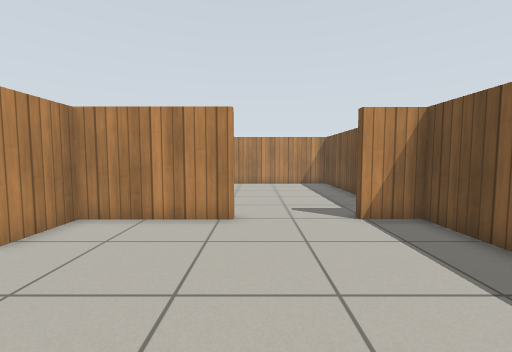
View 1 (above)

14 first-person views from a walk through a world built for the Gazebo simulator. The camera is 0.83 m above the floor, tilts 4° down and sees 90° across. The floor is counted in squares, 0.5 m on a side. Each view is taken from the middle of a square. On the plan, view 1 faces up. The plan holds only what a view shows up to about 14 squares ahead; the rest is blank. Gazebo's built-in surfaces are drawn with simple patterns.

View 2
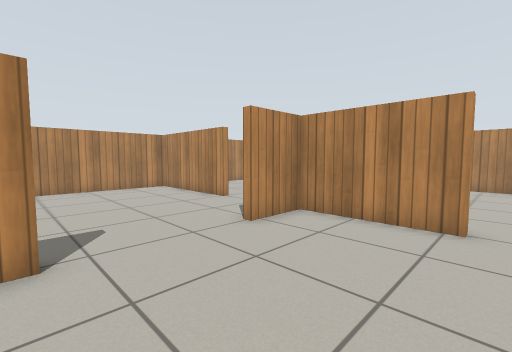

View 3
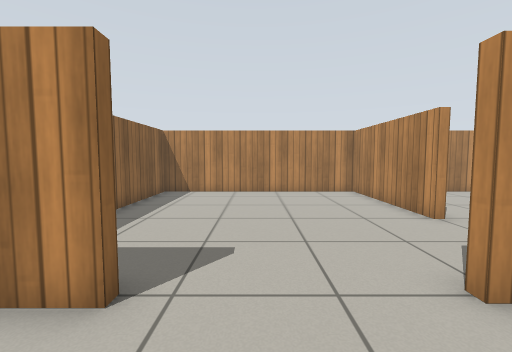

View 4
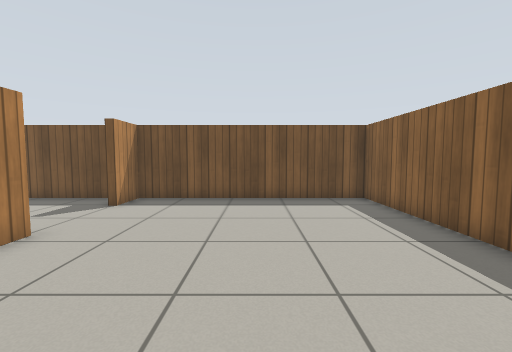

View 5
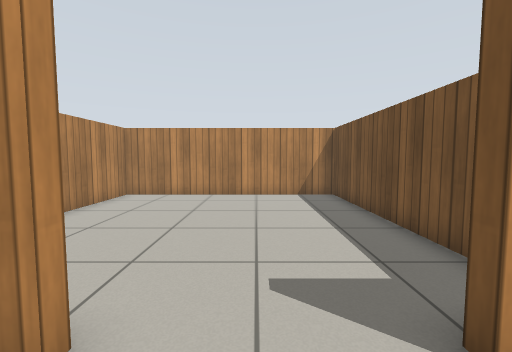

View 6
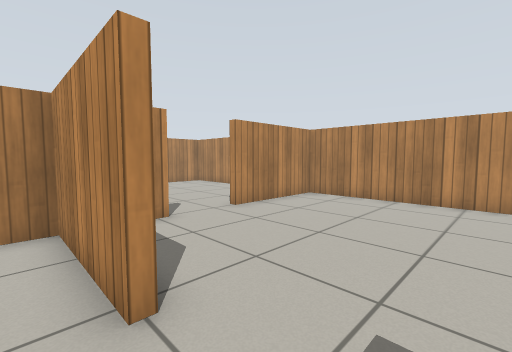

View 7
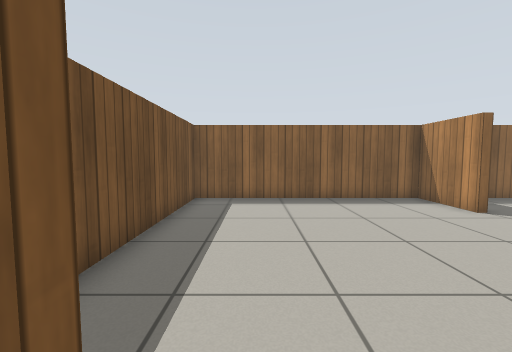

View 8
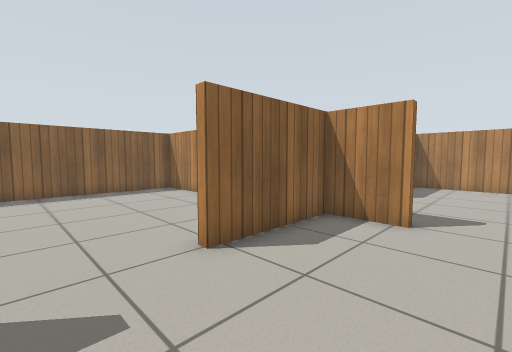

View 9
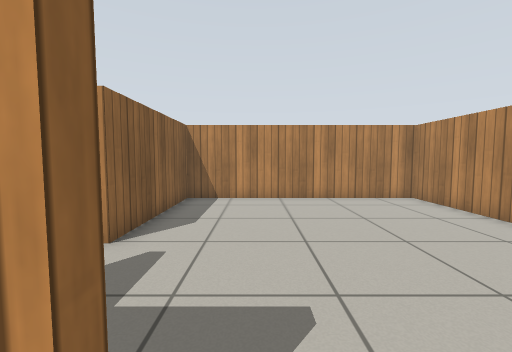

View 10
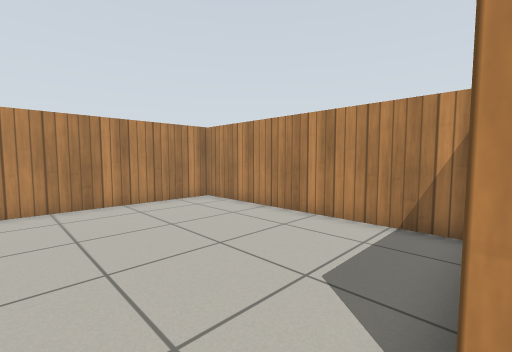

View 11
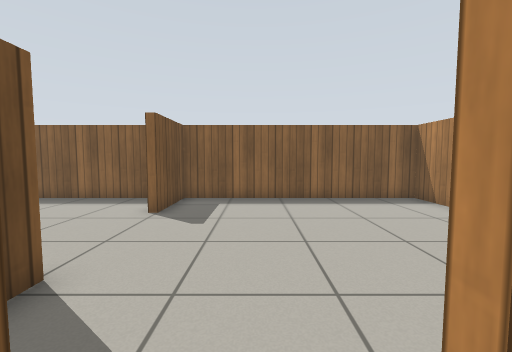

View 12
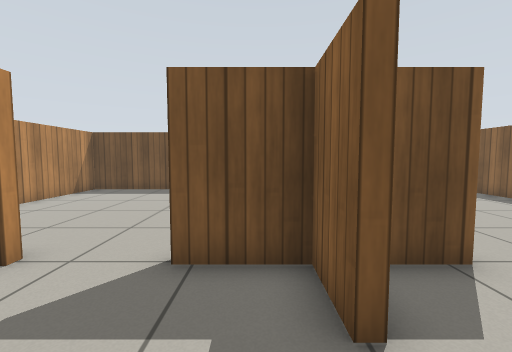

View 13
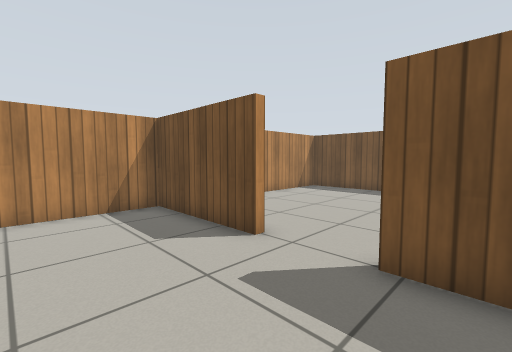

View 14
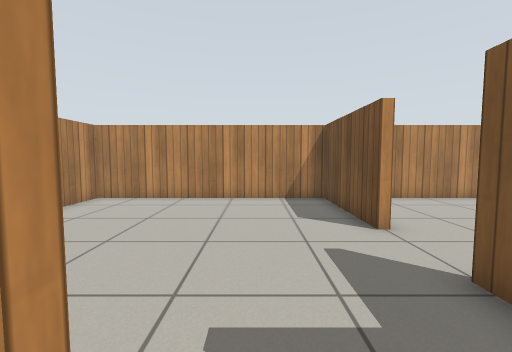

### Floor plan
Points are (right, up) in squares from view 1. A wall is a line through its corners. A room is listed if a view was taken in it or the views show most of it. See-through windows are left out.
Room 1 (views 1, 2, 3, 4, 5, 6, 14)
walls: (-5.1, 4.5) (-5.1, 6); (-4.8, 6.9) (-4.8, 4.6); (-8.9, 6.8) (-14.6, 6.8) (-14.6, -2.5) (-5.1, -2.5) (-5.1, 0.3) (-4.8, 0.3) (-4.8, -2.5) (4.5, -2.5) (4.5, 6.8) (2.8, 6.8); (-0.6, 6.8) (-5.1, 6.8)
ways out: opening at (1, 7) to room 2; opening at (-7.5, 7) to room 3
Room 2 (views 7, 8, 9)
walls: (-4.8, 9.4) (-4.8, 7.1) (-0.6, 7.1) (-0.6, 6.8); (2.8, 6.8) (2.8, 7.2); (4.5, 8.1) (4.5, 16.6) (-4.8, 16.6) (-4.8, 11.9)
ways out: opening at (1, 7) to room 1; opening at (-5, 10.5) to room 3
Room 3 (views 10, 11, 12, 13)
walls: (-4.8, 11.9) (-5.1, 11.9) (-5.1, 16.6) (-14.6, 16.6) (-14.6, 7.1) (-8.9, 7.1) (-8.9, 6.8); (-6.9, 7.1) (-5, 7.1); (-5.1, 6.8) (-5.1, 9.4)
ways out: opening at (-7.5, 7) to room 1; opening at (-5, 10.5) to room 2

Positions as (right, up) in squares from view 1, and headings:
1: (0, 0), facing up
2: (0, 0), facing up-left
3: (-2, 2), facing left
4: (-6, 2), facing right
5: (1, 5), facing up
6: (2, 6), facing up-left
7: (2, 8), facing down
8: (2, 11), facing down-left
9: (-4, 10), facing left
10: (-5, 10), facing up-left
11: (-8, 8), facing down
12: (-9, 8), facing right
13: (-9, 8), facing up-right
14: (-8, 6), facing up
